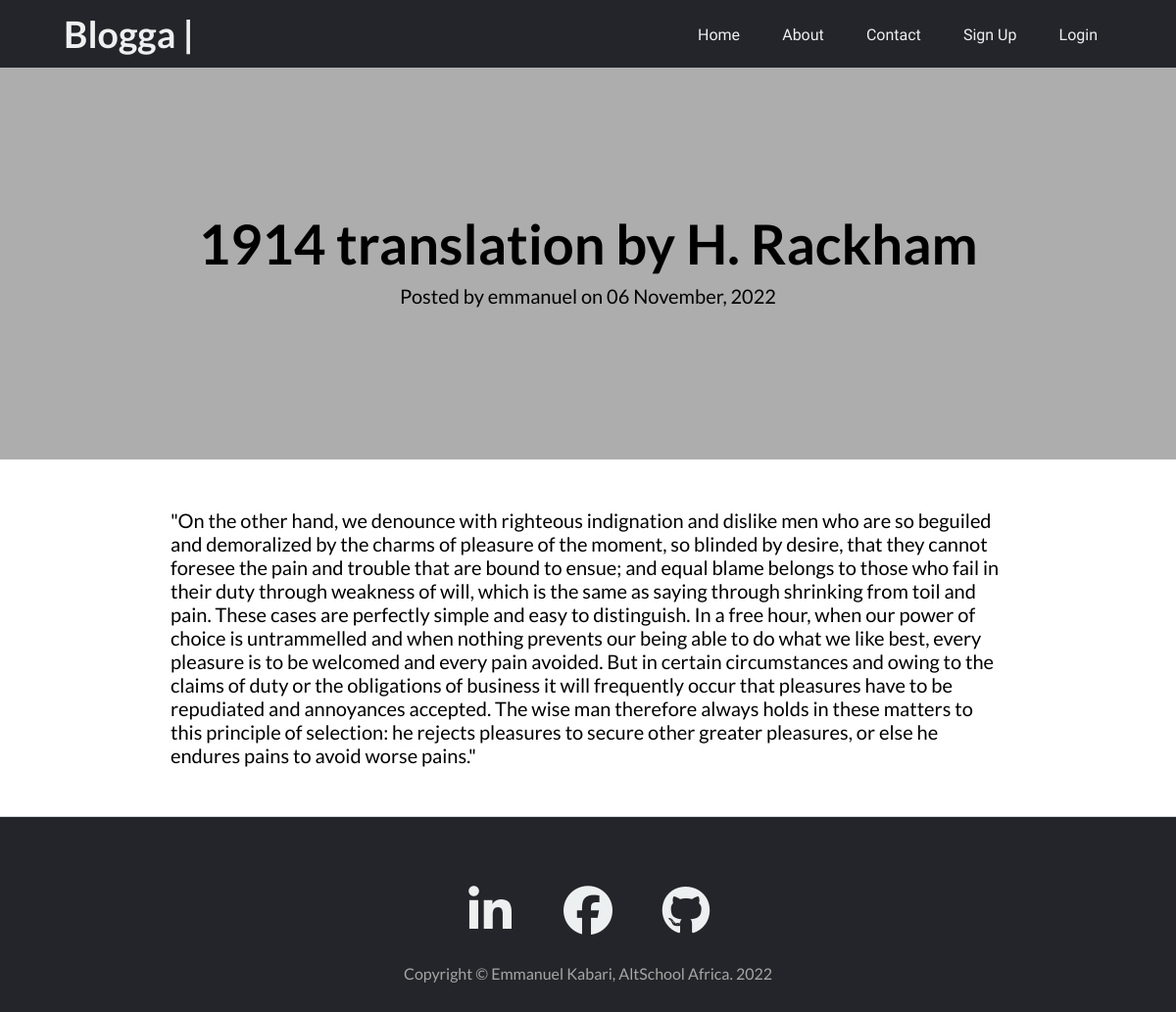
Screenshot of /blogposts/post/3 with the database file from the repository.
### app.py (models this page shows, shortened)
class BlogPost(db.Model):
    __tablename__ = 'blog_post'
    id = db.Column(db.Integer(), primary_key=True)
    caption = db.Column(db.String(), nullable=False)
    content = db.Column(db.String(), nullable=False)
    owner_id = db.Column(db.Integer(), db.ForeignKey(
        'users.id'), nullable=False)
    date_created = db.Column(db.DateTime(), default=datetime.utcnow)

class User(db.Model, UserMixin):
    __tablename__ = 'users'
    id = db.Column(db.Integer(), primary_key=True)
    firstname = db.Column(db.String(), nullable=False, unique=False)
    lastname = db.Column(db.String(), nullable=False, unique=False)
    username = db.Column(db.String(50), nullable=False, unique=True)
    email = db.Column(db.String(60), nullable=False, unique=True)
    password_hash = db.Column(db.Text(), nullable=False)
    posts = db.relationship('BlogPost', backref='owner')

### app.py (the view)
@app.route('/blogposts/post/<int:id>', methods=['GET', 'POST'])
def view_post(id):
    post = BlogPost.query.get_or_404(id)
    return render_template('post.html', post=post)

### templates/post.html (shortened to what this page needs)
{% extends 'base.html' %}
{% block content %}
<div class="post-hero">
    <div class="post-container position-relative px-4 px-lg-5">
        <div class="row gx-4 gx-lg-5 justify-content-center">
            <div class="col">
                <div class="post-heading">
                    <h1>{{post.caption}}</h1>
                    <span class="meta">
                        Posted by
                        {{ post.owner.username }}
                        on {{post.date_created.strftime('%d %B, %Y')}}
                    </span>
                </div>
            </div>
        </div>
    </div>
</div>
<article class="article-section">
    <div class="article-container">
        <div class="article-row">
            <div class="article-content">
                <p>{{post.content}}</p>
            </div>
        </div>
    </div>
</article>
{% endblock %}

### static/css/style.css (style rules this page uses)
* { margin: 0; padding: 0; box-sizing: border-box; font-family: 'Lato'; }
.row { display: flex; margin-bottom: 10px; flex-wrap: wrap; }
.post-hero { min-height: 50vh; display: flex; justify-content: center; align-items: center; margin: auto; background-color: #adadad; }
.post-container { display: flex; text-align: center; width: 900px; }
.col { margin: auto; }
.post-heading { width: 900px; justify-content: center; align-items: center; word-wrap: break-word; }
.post-heading h1 { margin: 0 0 8px; font-size: 56px; word-wrap: break-word; }
.post-heading .meta { font-size: 20px; margin: 0px 0px 8px; }
.article-section { width: 900px; display: flex; justify-content: center; margin: auto; }
.article-container { width: 900px; word-wrap: break-word; font-size: 20px; }
.article-row { padding: 0px 24px; }
.article-content { margin: 50px 0px; }
.row { display: flex; flex-wrap: wrap; }

### rows the page displays
BlogPost: caption "1914 translation by H. Rackham", date_created "06 November, 2022", content "\"On the other hand, we denounce with righteous indignation and dislike men who are so beguiled and demoralized by the charms of pleasure of the moment, so blinded by desire, that they cannot foresee the pain and trouble that are bound to ensue; and equal blame belongs to those who fail in their duty through weakness of will, which is the same as saying through shrinking from toil and pain. These cases are perfectly simple and easy to distinguish. In a free hour, when our power of choice is untrammelled and when nothing prevents our being able to do what we like best, every pleasure is to be welcomed and every pain avoided. But in certain circumstances and owing to the claims of duty or the…"
User: owner.username "emmanuel"
